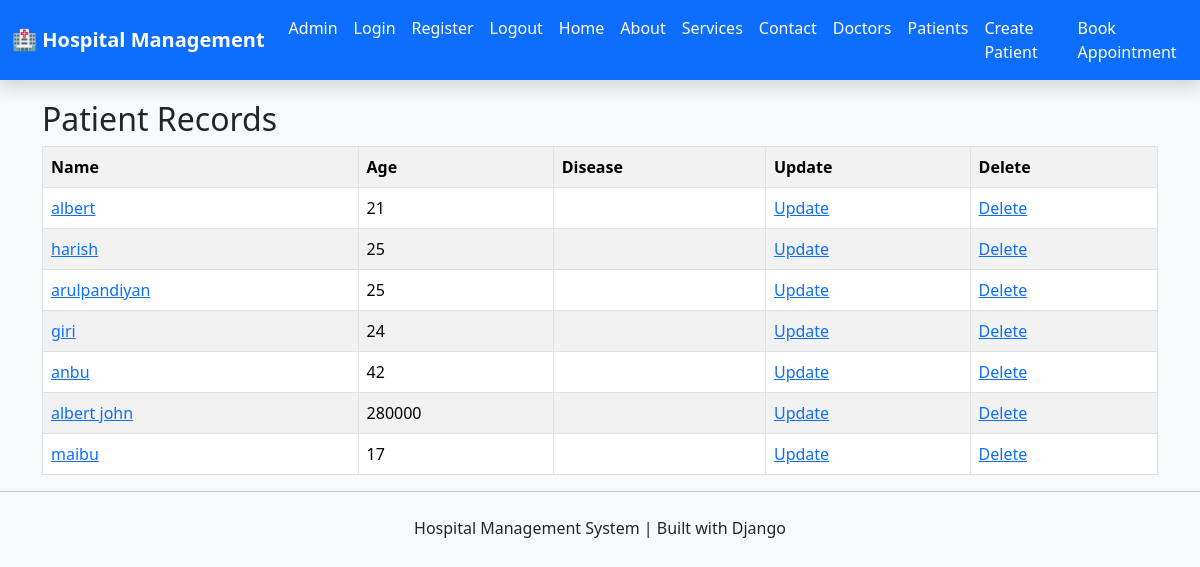
The app's page /patients/, older data.
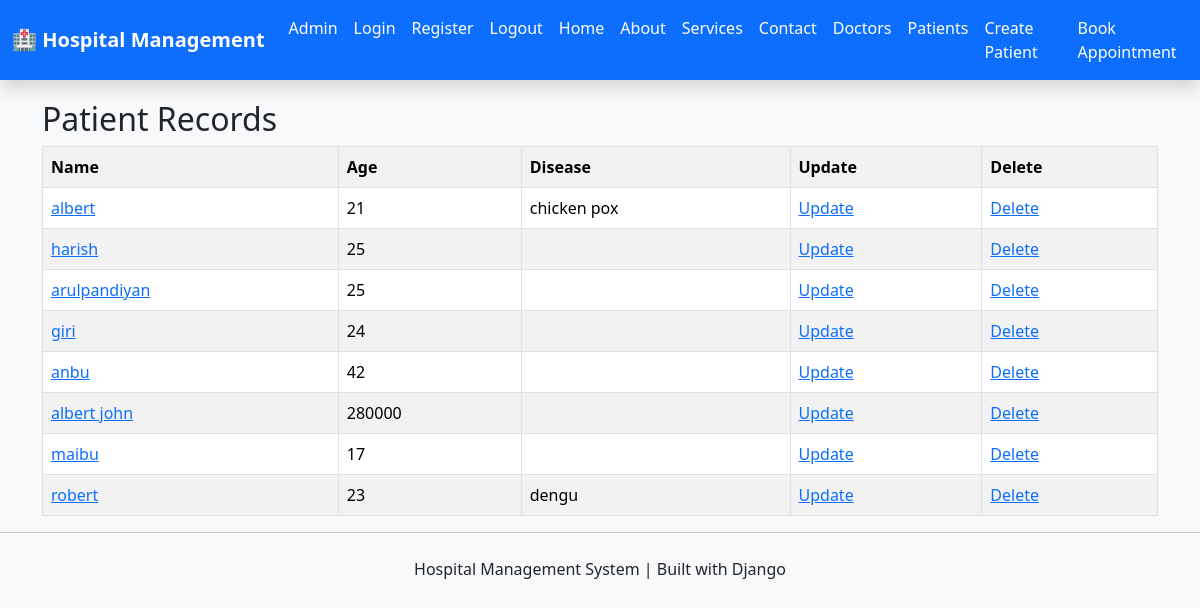
The same page, newer data.
### core/models.py (models this page shows, shortened)
class Patient(models.Model):
    name=models.CharField(max_length=100)
    age=models.IntegerField()
    doctor=models.ForeignKey(
        Doctor,
        on_delete=models.SET_NULL,
        null=True
        )
    disease=models.ManyToManyField(
        Disease,
        )

class Disease(models.Model):
    disease_name=models.CharField()

### core/views.py (the view)
# urls.py: path('patients/',PatientListView.as_view(),name='patient'),
class PatientListView(ListView):
    model=Patient
    template_name="patient.html"
    context_object_name="patients"

### core/templates/patient.html
{% extends 'base.html' %}
{% block content %}
<h2>Patient Records</h2>
<table class="table table-striped table-hover table-bordered">
    <tr>
        <th>Name</th>
        <th>Age</th>
        <th>Disease</th>
        <th>Update</th>
        <th>Delete</th>
    </tr>
    {% for patient in patients %}
    <tr>
        <td><a href="{% url 'patient_detail' patient.id %}">{{ patient.name }}</a></td>
        <td>{{ patient.age }}</td>
        <td>
    {% for disease in patient.disease.all %}
        {{ disease.disease_name }}{% if not forloop.last %}, {% endif %}
    {% endfor %}
</td>
        <td>
        <a href="{% url 'update_patient' patient.id %}">
            Update
        </a>
        </td>
        <td>
        <a href="{% url 'delete_patient' patient.id %}">
            Delete
        </a>
        </td>
    </tr>
    {% endfor %}
</table>
{% endblock %}

Row changes from the older to the newer data that the page shows:
added Disease: disease_name "chicken pox", shown under Patient "albert"
added Patient: name "robert", age "23"
added Disease: disease_name "dengu", shown under "robert"
